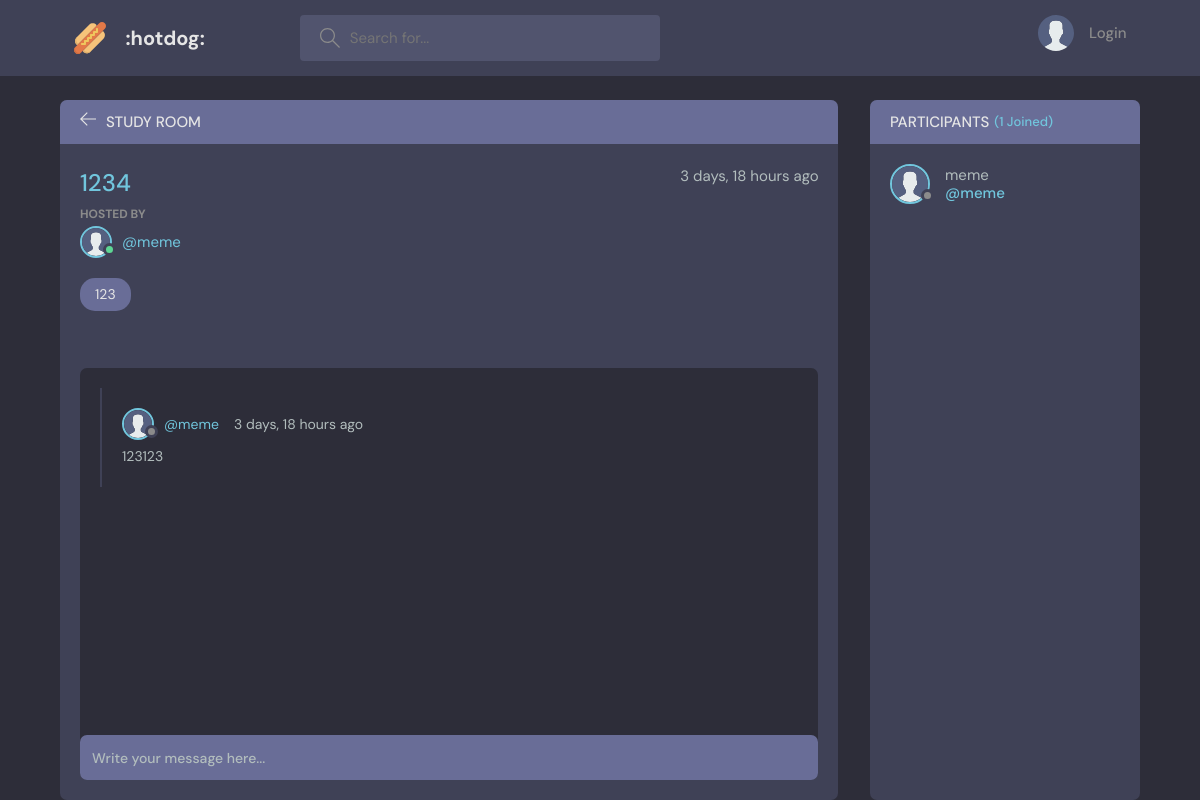
Screenshot of /room/7/ with the database file from the repository.
### base/models.py (models this page shows, shortened)
class Room(models.Model):
    host = models.ForeignKey(User, on_delete=models.SET_NULL, null=True)
    topic = models.ForeignKey(Topic, on_delete=models.SET_NULL, null=True)
    name = models.CharField(max_length=200)
    description = models.TextField(null=True,blank=True)
    participants= models.ManyToManyField(User,related_name='participants',blank=True)
    updated = models.DateTimeField(auto_now=True)
    created = models.DateTimeField(auto_now_add=True)
    class Meta:
        ordering = ['-updated','-created']

class User(AbstractUser):
    name = models.CharField(max_length=200, null=True)
    email = models.EmailField(unique=True,null=True)
    bio = models.TextField(null=True)
    is_online = models.BooleanField(default=False)
    avatar = models.ImageField(null=True, default="avatar.svg")
    USERNAME_FIELD = 'email'
    REQUIRED_FIELDS = []

class Topic(models.Model):
    name = models.CharField(max_length=200)
    is_active = models.BooleanField(default=False)
    created = models.DateTimeField(auto_now_add=True)
    class Meta:
        ordering = ['-created']
    def __str__(self):
        return self.name

class Message(models.Model):
    user = models.ForeignKey(User, on_delete=models.CASCADE)
    room = models.ForeignKey(Room, on_delete=models.CASCADE)
    body = models.TextField()
    updated = models.DateTimeField(auto_now=True)
    created = models.DateTimeField(auto_now_add=True)
    class Meta:
        ordering = ['-updated','-created']

### base/views.py (the view, shortened to what this page needs)
# urls.py: path('room/<str:pk>/', views.room, name="room"),
def room(request, pk):
    room = Room.objects.get(id=pk)
    room_messages = room.message_set.all()
    participants = room.participants.all()
    context = {'room': room, 'room_messages': room_messages,
               'participants': participants}
    return render(request, 'base/room.html', context)

### base/templates/base/room.html (shortened to what this page needs)
{% extends 'main.html' %} {% block content %}
    <main class="profile-page layout layout--2">
      <div class="container">
        <div class="room">
          <div class="room__top">
            <div class="room__topLeft">
              <a href="{% url 'home'%}">
                <svg version="1.1" xmlns="http://www.w3.org/2000/svg" width="32" height="32" viewBox="0 0 32 32">
                  <title>arrow-left</title>
                  <path
                    d="M13.723 2.286l-13.723 13.714 13.719 13.714 1.616-1.611-10.96-10.96h27.625v-2.286h-27.625l10.965-10.965-1.616-1.607z"
                  ></path>
                </svg>
              </a>
              <h3>Study Room</h3>
            </div>
          </div>
          <div class="room__box scroll">
            <div class="room__header scroll">
              <div class="room__info">
                <h3>{{room.name}}</h3>
                <span>{{room.created|timesince}} ago</span>
              </div>
              <div class="room__hosted">
                <p>Hosted By</p>
                <a href="{% url 'user-profile' room.host.id %}" class="room__author">
                  {% if room.host.is_online %}
                  <div class="avatar avatar--small active">
                    <img src="{{room.host.avatar.url}}" />
                  </div>
                  {% else %}
                  <div class="avatar avatar--small">
                    <img src="{{room.host.avatar.url}}" />
                  </div>
                  {% endif %}
                  <span>@{{room.host.username}}</span>
                </a>
              </div>
              <span class="room__topics">{{room.topic}}</span>
            </div>
            <div class="room__conversation">
              <div class="threads scroll">
                {% for message in room_messages %}
                <div class="thread">
                  <div class="thread__top">
                    <div class="thread__author">
                      <a href="{% url 'user-profile' message.user.id %}" class="thread__authorInfo">
                        <div class="avatar avatar--small">
                          <img src="{{message.user.avatar.url}}" />
                        </div>
                        <span>@{{message.user.username}}</span>
                      </a>
                      <span class="thread__date">{{message.created|timesince}} ago</span>
                    </div>
                  </div>
                  <div class="thread__details">
                    {{message.body}}
                  </div>
                </div>
                {% endfor %}
              </div>
            </div>
          </div>
          <div class="room__message">
            <form action=""method="POST">
            <input name="body" placeholder="Write your message here..." /></form>
          </div>
        </div>
        <div class="participants">
          <h3 class="participants__top">Participants <span>({{participants.count}} Joined)</span></h3>
          <div class="participants__list scroll">
            {% for message in room_messages %}
            <a href="{% url 'user-profile' user.id %}" class="participant">
              <div class="avatar avatar--medium">
                <img src="{{message.user.avatar.url}}" />
              </div>
              <p>
                {{message.user.username}}
                <span>@{{message.user.username}}</span>
              </p>
            </a>
            {% endfor %}
          </div>
        </div>
      </div>
    </main>
 {% endblock content %}

### rows the page displays
Room: name "1234", created "3 days, 18 hours", host.avatar (placeholder picture), host.username "meme", topic "123"
Message: user.avatar (placeholder picture), user.username "meme", created "3 days, 18 hours", body "123123"

### other values shown
{{ participants.count }} "1"
